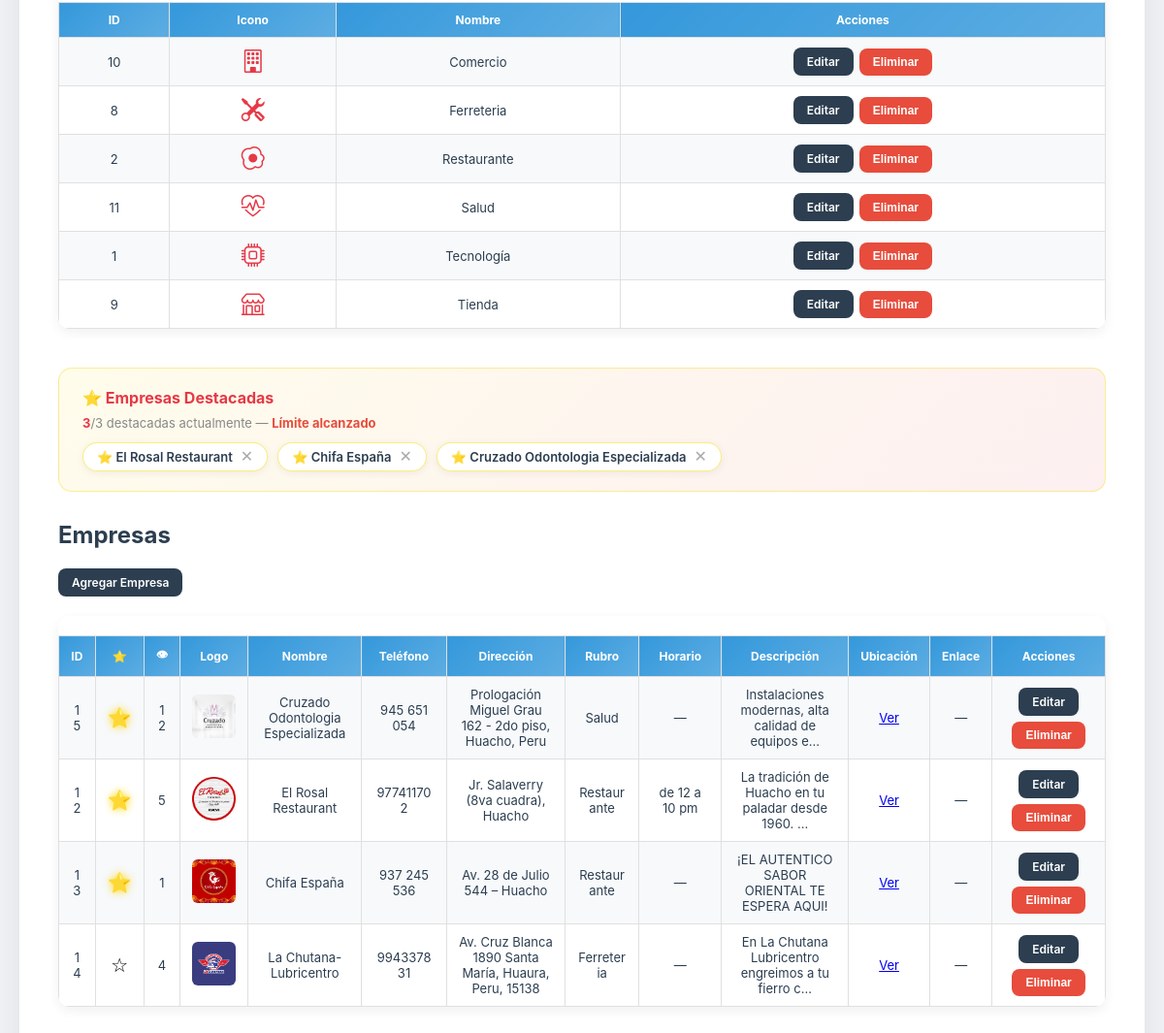
Page /login/admin.php (signed in, lower part) on the earlier database version.
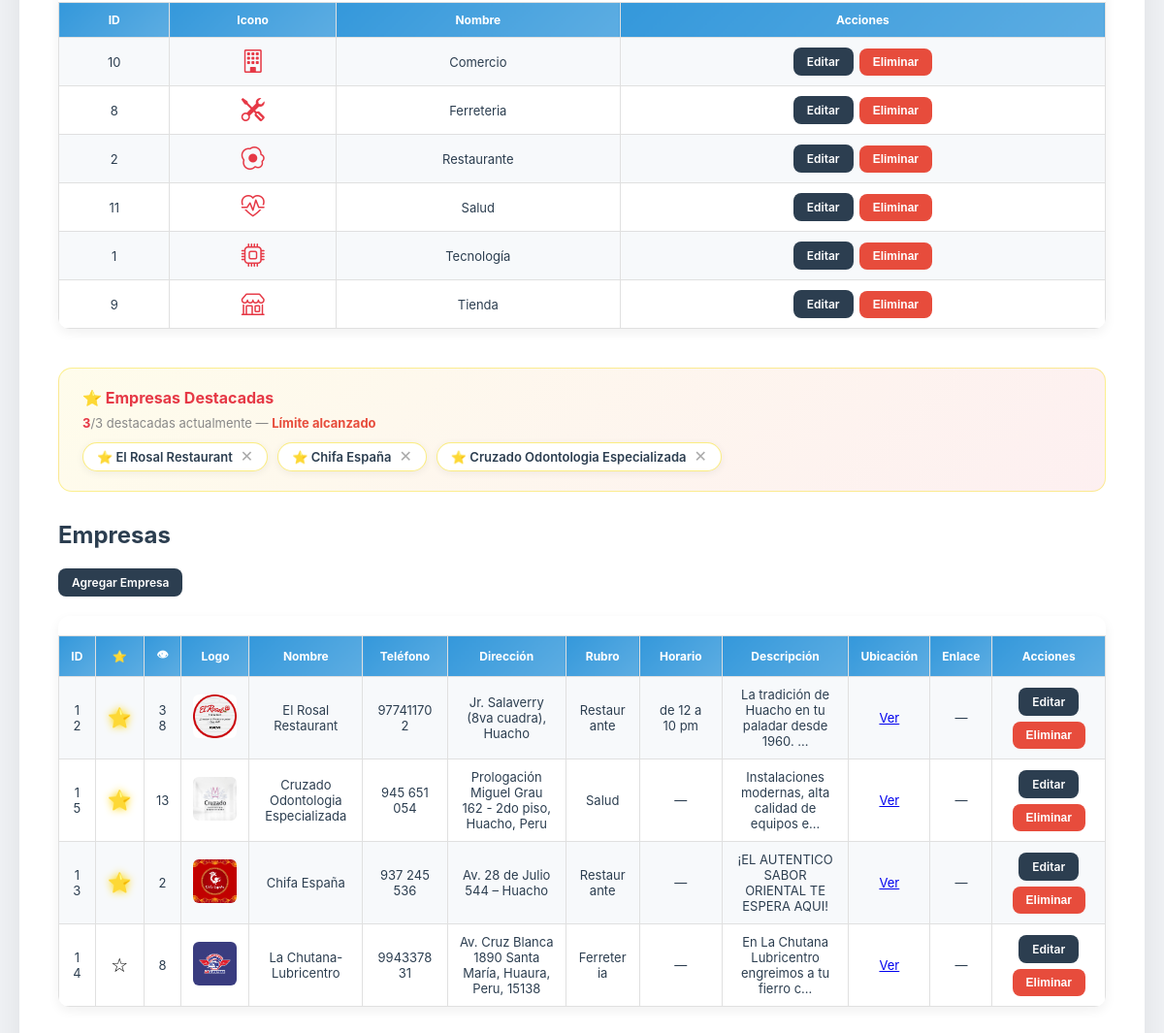
Same page on the later database version.
### tables this page shows
CREATE TABLE `categorias` (
  `id_categoria` int(11) NOT NULL,
  `nombre` varchar(100) NOT NULL,
  `descripcion` text DEFAULT NULL,
  `icono` varchar(50) DEFAULT 'bi-briefcase'
);

CREATE TABLE `empresas` (
  `id_empresa` int(11) NOT NULL,
  `logo` varchar(255) DEFAULT NULL,
  `nombre` varchar(150) NOT NULL,
  `email` varchar(100) DEFAULT NULL,
  `telefono` varchar(20) DEFAULT NULL,
  `direccion` varchar(200) DEFAULT NULL,
  `id_categoria` int(11) DEFAULT NULL,
  `fecha_registro` timestamp NOT NULL DEFAULT current_timestamp(),
  `horario` varchar(100) DEFAULT NULL,
  `descripcion` text DEFAULT NULL,
  `ubicacion_link` varchar(500) DEFAULT NULL,
  `link_empresa` varchar(255) DEFAULT NULL,
  `vistas` int(11) DEFAULT 0,
  `destacada` tinyint(1) DEFAULT 0,
  `facebook` varchar(255) DEFAULT NULL
);

### login/admin.php (the view, shortened to what the changed rows need)
<?php
include '../db.php';
?>
<!DOCTYPE html>
<html lang="es">
<head>
    <link rel="stylesheet" href="/guiaempresarial.pe/assets/css/login.css">
    <link rel="stylesheet" href="https://cdn.jsdelivr.net/npm/bootstrap-icons@1.11.3/font/bootstrap-icons.min.css">
</head>
<body>
    <div class="panel-container">
        <section class="panel">
            <h2>Administración de Usuarios</h2><br>
            <br><br>
            <br><br>
            <h2>Categorías</h2><br>
            <br><br>
            <div class="table-wrap">
                <table>
                    <tr>
                        <th>ID</th>
                        <th>Icono</th>
                        <th>Nombre</th>
                        <th>Acciones</th>
                    </tr>
                    <?php
                    $res_cat = $conexion->query("SELECT * FROM categorias ORDER BY nombre ASC");
                    while ($cat = $res_cat->fetch_assoc()):
                        ?>
                        <tr>
                            <td><?= $cat['id_categoria'] ?></td>
                            <td style="font-size:22px;">
                                <i class="bi <?= htmlspecialchars($cat['icono'] ?? 'bi-briefcase') ?>"></i>
                            </td>
                            <td><?= htmlspecialchars($cat['nombre']) ?></td>
                            <td>
                                <div class="acciones">
                                    <a href="editar_categoria.php?id=<?= $cat['id_categoria'] ?>" class="btn">Editar</a>
                                    <button onclick="eliminarRegistro('categoria', <?= $cat['id_categoria'] ?>, this)"
                                        class="btn btn-danger">Eliminar</button>
                                </div>
                            </td>
                        </tr>
                    <?php endwhile; ?>
                </table>
            </div>
            <br><br>
            <?php
            $res_dest = $conexion->query("SELECT id_empresa, nombre FROM empresas WHERE destacada=1");
            $total_dest = $res_dest->num_rows;
            ?>
            <div class="destacadas-section">
                <?php if ($total_dest > 0): ?>
                    <div class="destacadas-lista">
                        <?php while ($d = $res_dest->fetch_assoc()): ?>
                            <div class="destacada-chip" id="chip-<?= $d['id_empresa'] ?>">
                                ⭐ <?= htmlspecialchars($d['nombre']) ?>
                                <button onclick="toggleDestacada(<?= $d['id_empresa'] ?>, 'quitar')" title="Quitar">✕</button>
                            </div>
                        <?php endwhile; ?>
                    </div>
                <?php else: ?>
                    <p style="color:#aaa;font-size:13px;">No hay empresas destacadas. Haz clic en ☆ en la tabla para
                        destacar una.</p>
                <?php endif; ?>
            </div>
            <h2>Empresas</h2><br>
            <br><br>
            <div class="table-wrap">
                <table>
                    <tr>
                        <th>ID</th>
                        <th>⭐</th>
                        <th>👁</th>
                        <th>Logo</th>
                        <th>Nombre</th>
                        <th>Teléfono</th>
                        <th>Dirección</th>
                        <th>Rubro</th>
                        <th>Horario</th>
                        <th>Descripción</th>
                        <th>Ubicación</th>
                        <th>Enlace</th>
                        <th>Acciones</th>
                    </tr>
                    <?php
                    $res = $conexion->query("
    SELECT e.id_empresa, e.logo, e.nombre, e.telefono, e.direccion,
           e.descripcion, e.horario, e.ubicacion_link, e.link_empresa,
           e.destacada, e.vistas, c.nombre AS categoria
    FROM empresas e
    JOIN categorias c ON e.id_categoria = c.id_categoria
    ORDER BY e.destacada DESC, e.vistas DESC
");
                    while ($fila = $res->fetch_assoc()):
                        ?>
                        <tr id="fila-<?= $fila['id_empresa'] ?>">
                            <td><?= $fila['id_empresa'] ?></td>
                            <td>
                                <button class="btn-estrella <?= $fila['destacada'] ? 'activa' : '' ?>"
                                    onclick="toggleDestacada(<?= $fila['id_empresa'] ?>, '<?= $fila['destacada'] ? 'quitar' : 'destacar' ?>')"
                                    title="<?= $fila['destacada'] ? 'Quitar destacada' : 'Destacar' ?>">
                                    <?= $fila['destacada'] ? '⭐' : '☆' ?>
                                </button>
                            </td>
                            <td><?= number_format($fila['vistas']) ?></td>
                            <td>
                                <?php if (!empty($fila['logo'])): ?>
                                    <img src="/guiaempresarial.pe/assets/img/<?= htmlspecialchars($fila['logo']) ?>"
                                        style="width:45px;height:45px;object-fit:cover;border-radius:6px;">
                                <?php else: ?>—<?php endif; ?>
                            </td>
                            <td><?= htmlspecialchars($fila['nombre']) ?></td>
                            <td><?= htmlspecialchars($fila['telefono'] ?? '—') ?></td>
                            <td><?= htmlspecialchars($fila['direccion'] ?? '—') ?></td>
                            <td><?= htmlspecialchars($fila['categoria']) ?></td>
                            <td><?= !empty($fila['horario']) ? htmlspecialchars($fila['horario']) : '—' ?></td>
                            <td><?= !empty($fila['descripcion']) ? htmlspecialchars(mb_strimwidth($fila['descripcion'], 0, 50, '…')) : '—' ?>
                            </td>
                            <td>
                                <?php if (!empty($fila['ubicacion_link'])): ?>
                                    <a href="<?= htmlspecialchars($fila['ubicacion_link']) ?>" target="_blank">Ver</a>
                                <?php else: ?>—<?php endif; ?>
                            </td>
                            <td>
                                <?php if (!empty($fila['link_empresa'])): ?>
                                    <a href="<?= htmlspecialchars($fila['link_empresa']) ?>" target="_blank">Ver</a>
                                <?php else: ?>—<?php endif; ?>
                            </td>
                            <td>
                                <div class="acciones">
                                    <a href="editar.php?id=<?= $fila['id_empresa'] ?>" class="btn">Editar</a>
                                    <button onclick="eliminarRegistro('empresa', <?= $fila['id_empresa'] ?>, this)"
                                        class="btn btn-danger">Eliminar</button>
                                </div>
                            </td>
                        </tr>
                    <?php endwhile; ?>
                </table>
            </div>
            <br><br>
        </section>
    </div>
</body>
</html>

Differences in the rows shown:
changed empresas "El Rosal Restaurant": vistas "5" → "38"; moves up the list
changed empresas "Chifa España": vistas "1" → "2"
changed empresas "Cruzado Odontologia Especializada": vistas "12" → "13"
changed empresas "La Chutana-Lubricentro": vistas "4" → "8"
